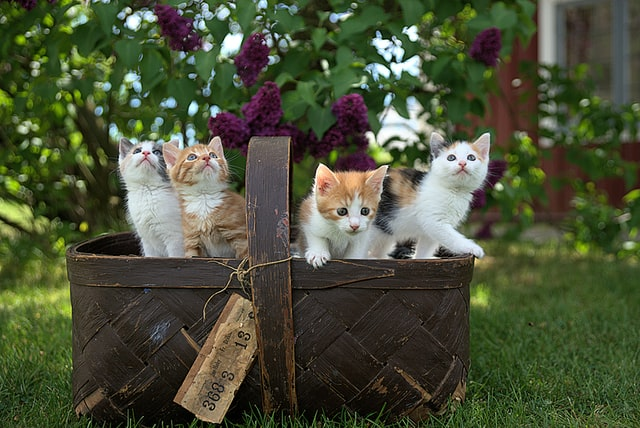
#> input picture learning/cats.jpg, 640 x 428 px
$ python gradients.py
#> lines starting #> are read from the running program, lines starting #| are printed output that depends on the picture
import cv2 as cv

img = cv.imread('cats.jpg')
#> img is the input picture: shape (428, 640, 3); mean B, G, R 55.7, 80.9, 74.5
cv.imshow('cats', img)

gray = cv.cvtColor(img, cv.COLOR_BGR2GRAY)
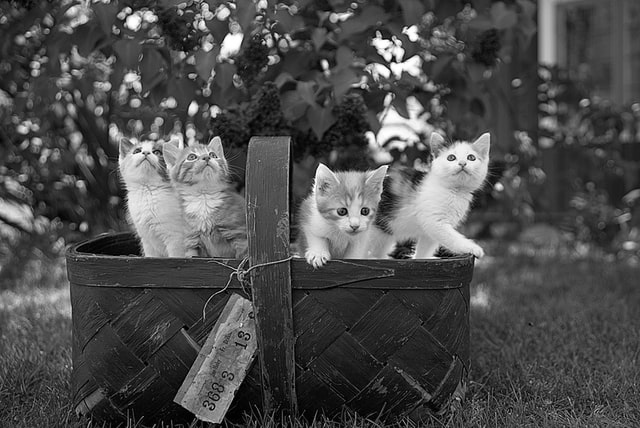
#> gray: shape (428, 640); min 0, max 255, mean 76.1
cv.imshow('Gray', gray)

# Laplacion
lap = cv.Laplacian(gray, cv.CV_64F)
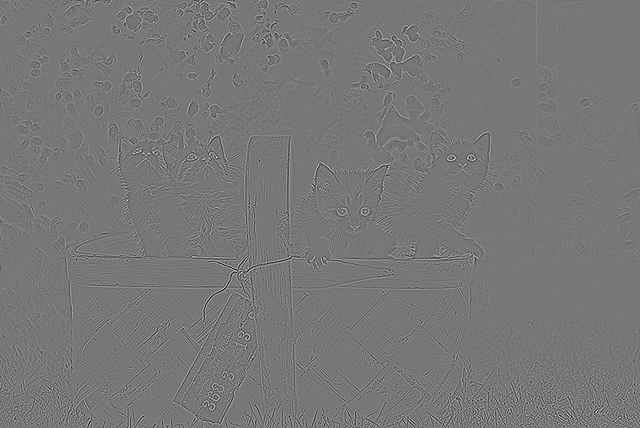
#> lap: shape (428, 640) float64; min -438, max 494, mean 0; drawn with min black and max white

cv.waitKey(0)

$ run again, with learning/group 1.jpg copied over learning/cats.jpg
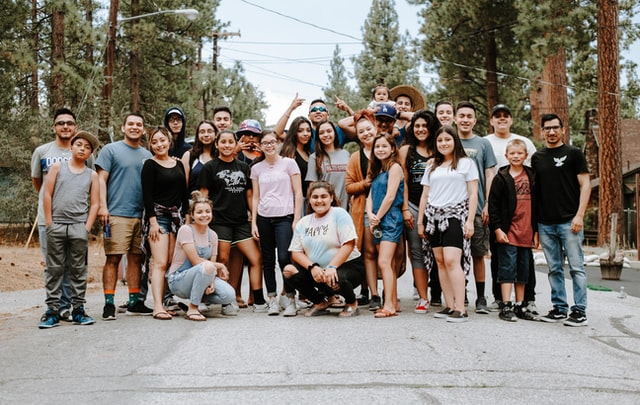
#> input picture learning/group 1.jpg, 640 x 405 px
#> img is the input picture: shape (405, 640, 3); mean B, G, R 117.4, 125.9, 133.4
#> `gray = cv.cvtColor(img, cv.COLOR_BGR2GRAY)`:
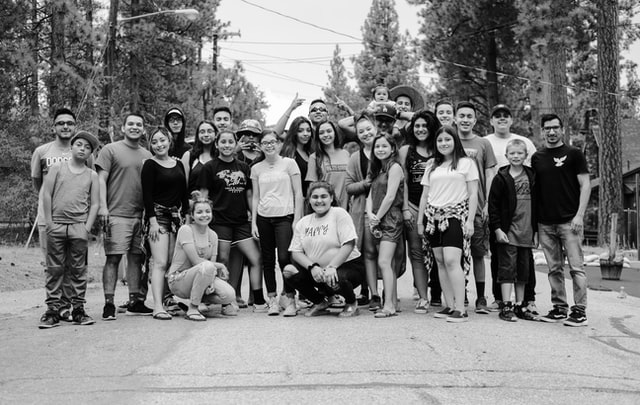
#> gray: shape (405, 640); min 0, max 255, mean 127.1
#> `lap = cv.Laplacian(gray, cv.CV_64F)`:
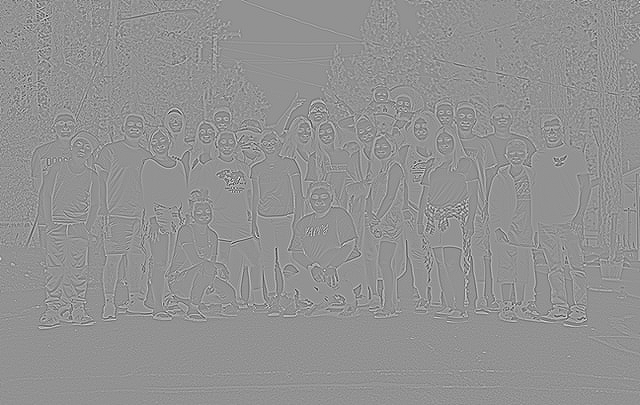
#> lap: shape (405, 640) float64; min -505, max 375, mean 0; drawn with min black and max white
